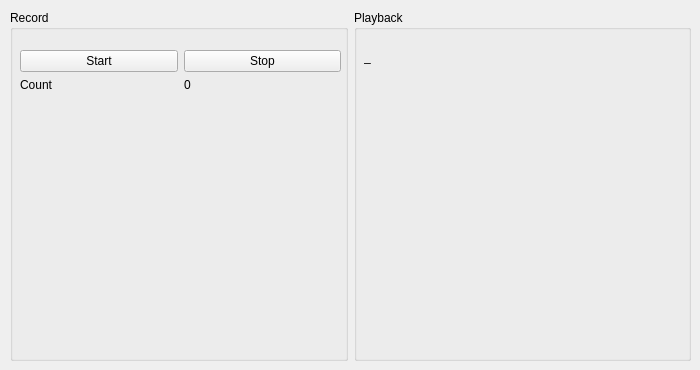
       <widget class="QWidget" name="record_data">
        <attribute name="title">
         <string>Record</string>
        </attribute>
        <widget class="QWidget" name="horizontalLayoutWidget_5">
         <property name="geometry">
          <rect>
           <x>10</x>
           <y>10</y>
           <width>681</width>
           <height>351</height>
          </rect>
         </property>
         <layout class="QHBoxLayout" name="horizontalLayout_27">
          <item>
           <widget class="QGroupBox" name="groupBox_10">
            <property name="title">
             <string>Record</string>
            </property>
            <widget class="QWidget" name="verticalLayoutWidget_15">
             <property name="geometry">
              <rect>
               <x>10</x>
               <y>40</y>
               <width>321</width>
               <height>301</height>
              </rect>
             </property>
             <layout class="QVBoxLayout" name="verticalLayout_15">
              <item>
               <layout class="QHBoxLayout" name="horizontalLayout_8">
                <item>
                 <widget class="QPushButton" name="btn_record_start_1">
                  <property name="text">
                   <string>Start</string>
                  </property>
                 </widget>
                </item>
                <item>
                 <widget class="QPushButton" name="btn_record_stop_1">
                  <property name="text">
                   <string>Stop</string>
                  </property>
                 </widget>
                </item>
               </layout>
              </item>
              <item>
               <layout class="QHBoxLayout" name="horizontalLayout_28">
                <item>
                 <widget class="QLabel" name="lb_record_count_0">
                  <property name="text">
                   <string>Count</string>
                  </property>
                 </widget>
                </item>
                <item>
                 <widget class="QLabel" name="lb_record_count_1">
                  <property name="text">
                   <string>0</string>
                  </property>
                 </widget>
                </item>
               </layout>
              </item>
              <item>
               <spacer name="verticalSpacer_24">
                <property name="orientation">
                 <enum>Qt::Vertical</enum>
                </property>
                <property name="sizeHint" stdset="0">
                 <size>
                  <width>20</width>
                  <height>40</height>
                 </size>
                </property>
               </spacer>
              </item>
             </layout>
            </widget>
           </widget>
          </item>
          <item>
           <widget class="QGroupBox" name="groupBox_11">
            <property name="title">
             <string>Playback</string>
            </property>
            <widget class="QWidget" name="verticalLayoutWidget_16">
             <property name="geometry">
              <rect>
               <x>10</x>
               <y>40</y>
               <width>321</width>
               <height>301</height>
              </rect>
             </property>
             <layout class="QVBoxLayout" name="verticalLayout_16">
              <item>
               <layout class="QHBoxLayout" name="horizontalLayout_32">
                <item>
                 <widget class="QLabel" name="lb_radar_8">
                  <property name="text">
                   <string>_</string>
                  </property>
                 </widget>
                </item>
               </layout>
              </item>
              <item>
               <spacer name="verticalSpacer_25">
                <property name="orientation">
                 <enum>Qt::Vertical</enum>
                </property>
                <property name="sizeHint" stdset="0">
                 <size>
                  <width>20</width>
                  <height>40</height>
                 </size>
                </property>
               </spacer>
              </item>
             </layout>
            </widget>
           </widget>
          </item>
         </layout>
        </widget>
       </widget>
